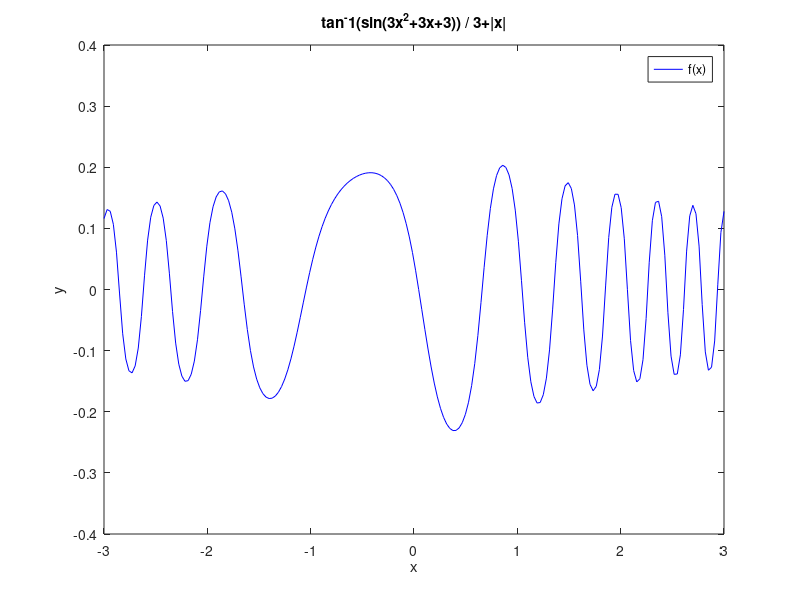

Source code (MATLAB):
x = linspace(-3,3,200);
y = atan(sin(3*x.^2 + 3*x + 3))./(3 + abs(x));
plot(x,y,'b')
legend('f(x)');
title('tan^-1(sin(3x^2+3x+3)) / 3+|x|')
xlabel('x')
ylabel('y')
print -deps epsFig

